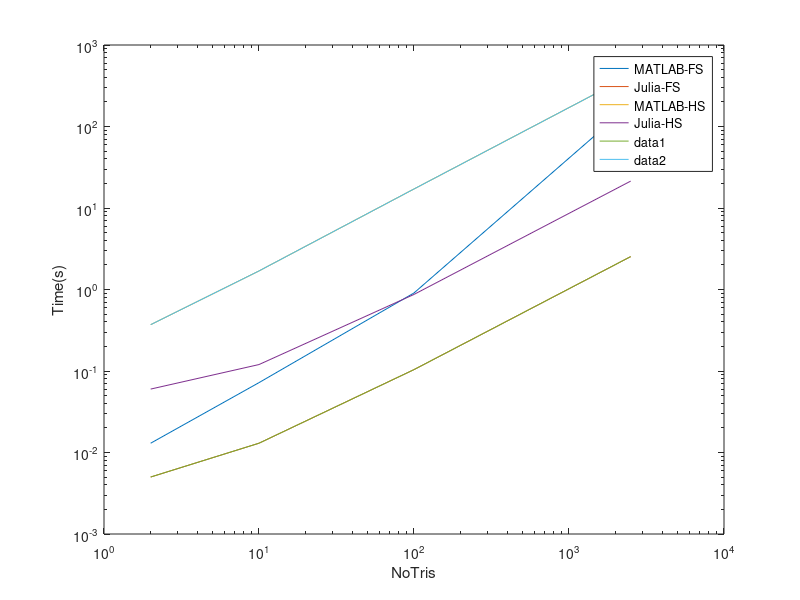

MATLAB code for this plot:
FS.NoTris=[2,10,100,2500];
FS.MATLAB=[0.013,0.072,0.907,186.39];
FS.Julia=[0.005,0.013,0.104,2.534];

HS.NoTris=[2,10,100,2500];
HS.MATLAB=[0.37,1.69,17.12,425.94];
HS.Julia=[0.06,0.12,0.87,21.38];

loglog(FS.NoTris,FS.MATLAB)
hold on
loglog(FS.NoTris,FS.Julia)
loglog(HS.NoTris,HS.MATLAB)
loglog(HS.NoTris,HS.Julia)

xlabel('NoTris')
ylabel('Time(s)')
legend MATLAB-FS Julia-FS MATLAB-HS Julia-HS

FS.Relative=FS.MATLAB./FS.Julia
HS.Relative=HS.MATLAB./HS.Julia
hold on
plot(FS.NoTris,FS.Julia)
plot(HS.NoTris,HS.MATLAB)